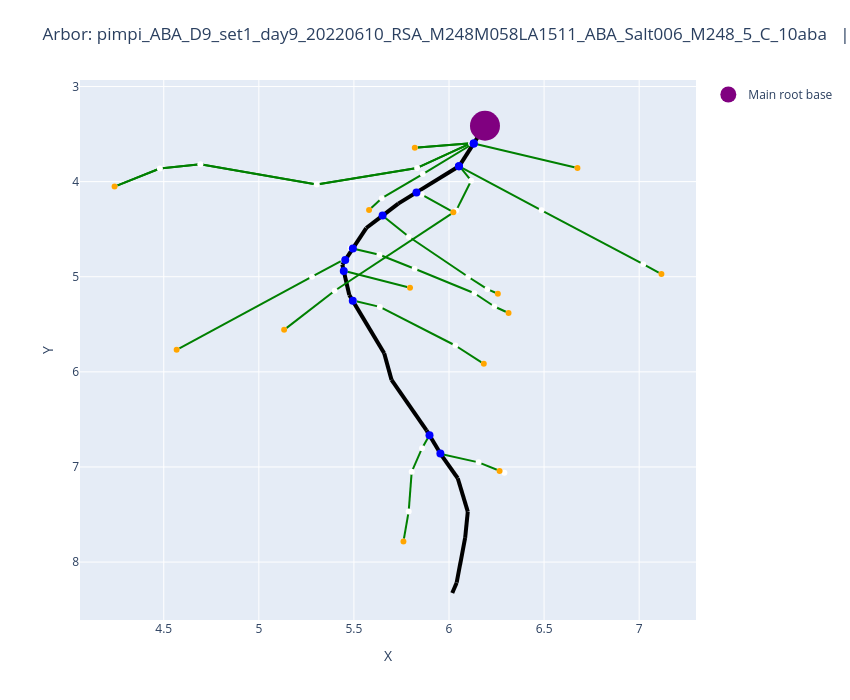
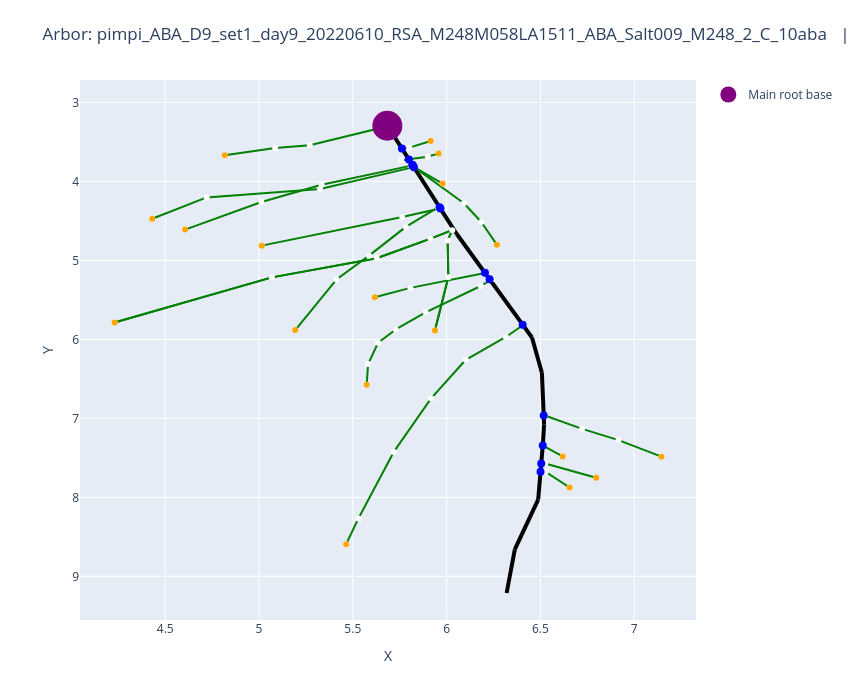

The notebook cell these images were saved under, in order:
### Code cell
# Conduction delay calculated from a CSV file
import read_arbor_reconstruction as rar
fnames = ["pimpi_ABA_D9_set1_day9_20220610_RSA_M248M058LA1511_ABA_Salt006_M248_5_C_10aba.csv", 
          
          "pimpi_ABA_D9_set1_day9_20220610_RSA_M248M058LA1511_ABA_Salt009_M248_2_C_10aba.csv",

          "pimpi_ABA_D9_set1_day9_20220610_RSA_M248M058LA1511_ABA_Salt010_M248_1_C_10aba.csv",

          "pimpi_ABA_D9_set1_day9_20220610_RSA_M248M058LA1511_ABA_Salt041_M058_10_S_1aba.csv",

            "pimpi_ABA_D9_set1_day9_20220610_RSA_M248M058LA1511_ABA_Salt058_M248_3_S_1aba.csv",

            "pimpi_ABA_D9_set1_day9_20220610_RSA_M248M058LA1511_ABA_Salt059_M248_2_S_1aba.csv",

           "pimpi_ABA_D9_set1_day9_20220610_RSA_M248M058LA1511_ABA_Salt061_M248_7_C_1aba.csv",

           "pimpi_ABA_D9_set1_day9_20220610_RSA_M248M058LA1511_ABA_Salt063_M248_5_C_1aba.csv",

           "pimpi_ABA_D9_set1_day9_20220610_RSA_M248M058LA1511_ABA_Salt079_M058_6_S_noaba.csv",

           "pimpi_ABA_D9_set1_day9_20220610_RSA_M248M058LA1511_ABA_Salt080_M058_5_S_noaba.csv",

           "pimpi_ABA_D9_set1_day9_20220610_RSA_M248M058LA1511_ABA_Salt094_M248_1_S_noaba.csv",

           "pimpi_ABA_D9_set1_day9_20220610_RSA_M248M058LA1511_ABA_Salt095_M248_10_C_noaba.csv",

           "pimpi_ABA_D9_set1_day9_20220610_RSA_M248M058LA1511_ABA_Salt097_M248_8_C_noaba.csv",

           "pimpi_ABA_D9_set1_day9_20220610_RSA_M248M058LA1511_ABA_Salt098_M248_7_C_noaba.csv",

           "pimpi_ABA_D9_set1_day9_20220610_RSA_M248M058LA1511_ABA_Salt104_M248_1_C_noaba.csv",

           "pimpi_ABA_D9_set1_day9_20220610_RSA_M248M058LA1511_ABA_Salt106_M058_9_C_noaba.csv",

           "pimpi_ABA_D9_set1_day9_20220611_RSA_M248M058LA1511_ABA_Salt127_LA1511_8_C_10aba.csv",

           "pimpi_ABA_D9_set1_day9_20220611_RSA_M248M058LA1511_ABA_Salt129_LA1511_6_C_10aba.csv",

          "pimpi_ABA_D9_set1_day9_20220610_RSA_M248M058LA1511_ABA_Salt007_M248_4_C_10aba.csv",

          "pimpi_ABA_D9_set1_day9_20220610_RSA_M248M058LA1511_ABA_Salt002_M248_9_C_10aba.csv",

          "pimpi_ABA_D9_set1_day9_20220610_RSA_M248M058LA1511_ABA_Salt008_M248_3_C_10aba.csv",

          "pimpi_ABA_D9_set1_day9_20220610_RSA_M248M058LA1511_ABA_Salt005_M248_6_C_10aba.csv", 

          "pimpi_ABA_D9_set1_day9_20220610_RSA_M248M058LA1511_ABA_Salt011_M058_10_C_10aba.csv"
          ]


prints = ["NEGATIVE VALUE WARNINGS", "NEGATIVE VALUE WARNINGS", "NEGATIVE VALUE WARNINGS",
          "NEGATIVE VALUE WARNINGS", "NEGATIVE VALUE WARNINGS", "NEGATIVE VALUE WARNINGS",
          "NEGATIVE VALUE WARNINGS", "NEGATIVE VALUE WARNINGS", "NEGATIVE VALUE WARNINGS",
          "NEGATIVE VALUE WARNINGS", "NEGATIVE VALUE WARNINGS", "NEGATIVE VALUE WARNINGS",
          "NEGATIVE VALUE WARNINGS", "NEGATIVE VALUE WARNINGS", "NEGATIVE VALUE WARNINGS",
          "NEGATIVE VALUE WARNINGS", "NEGATIVE VALUE WARNINGS", "NEGATIVE VALUE WARNINGS", 
          "No (-) warnings", "No (-) warnings", "No (-) warnings", "No (-) warnings", "No (-) warnings"]

count = 0

# ---- Checking if there are visual differences between arbors with (-) to_root values
for fname in fnames:
    arbor = read_arbor_full(fname)
    print(prints[count])
    plot_arbors(arbor, 0, .1)
    count += 1
